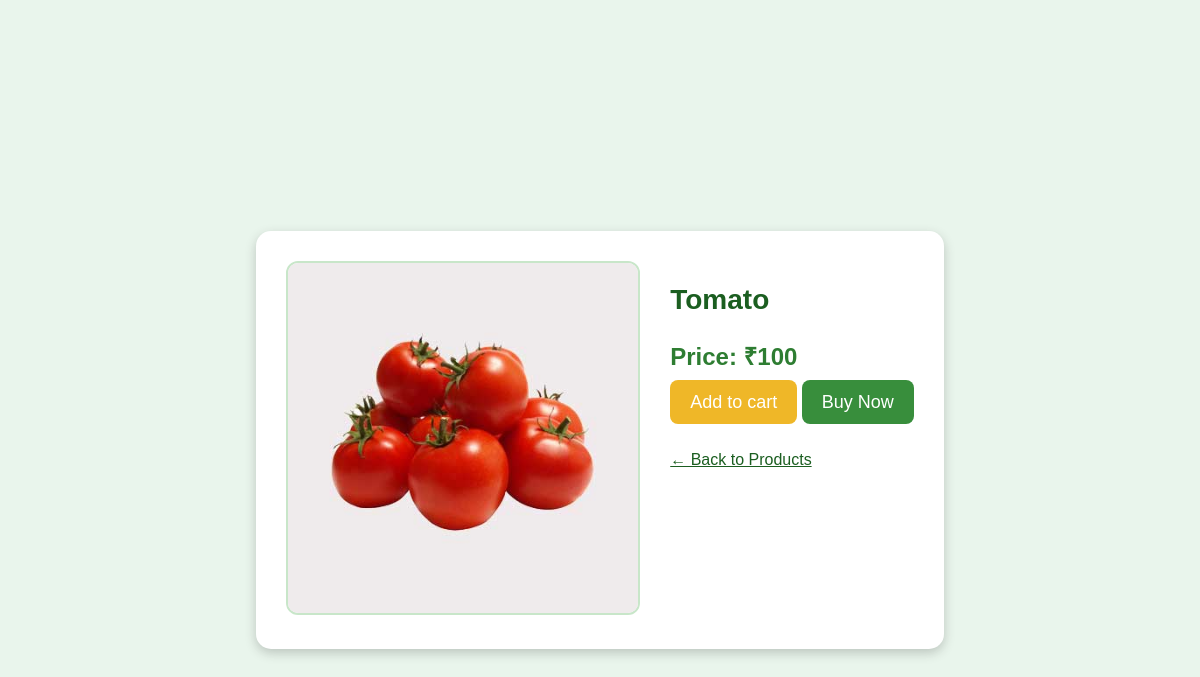
/product_details/11/, run on the app's committed database.
### app/models.py (models this page shows, shortened)
class Product(models.Model):
    farmer_id=models.ForeignKey(Customuser,on_delete=models.CASCADE)
    product_name=models.CharField(max_length=100)
    product_category=models.CharField(max_length=100)
    product_image=models.ImageField()
    quantity=models.IntegerField()
    price=models.IntegerField()

### app/views.py (the view)
# urls.py: path('product_details/<int:pk>/',views.product_detail,name='product_details'),
def product_detail(request, pk):
    product = Product.objects.get(id=pk)
    return render(request, "view_product_detail.html", {"product": product})

### templates/view_product_detail.html (shortened to what this page needs)
<!DOCTYPE html>
{% load static %}
<html lang="en">
<head>
</head>
<body>
    <div class="overlay">
        <div class="container-box">
            <div class="left">
                <img src="{{ product.product_image.url }}" alt="Product Image">
            </div>
            <div class="right">
                <h2>{{ product.product_name }}</h2>
                <div class="price">Price: ₹{{ product.price }}</div>
                <a href="{% url 'cart' product.id %}" class="btn-yellow">Add to cart</a>
                <a href="#" class="btn-green">Buy Now</a>
                <br><br>
                <a href="{% url 'user' %}" class="back-btn">← Back to Products</a>
            </div>
        </div>
    </div>
</body>
</html>

### data on the page
Product: product_image (picture), product_name "Tomato", price "100"
